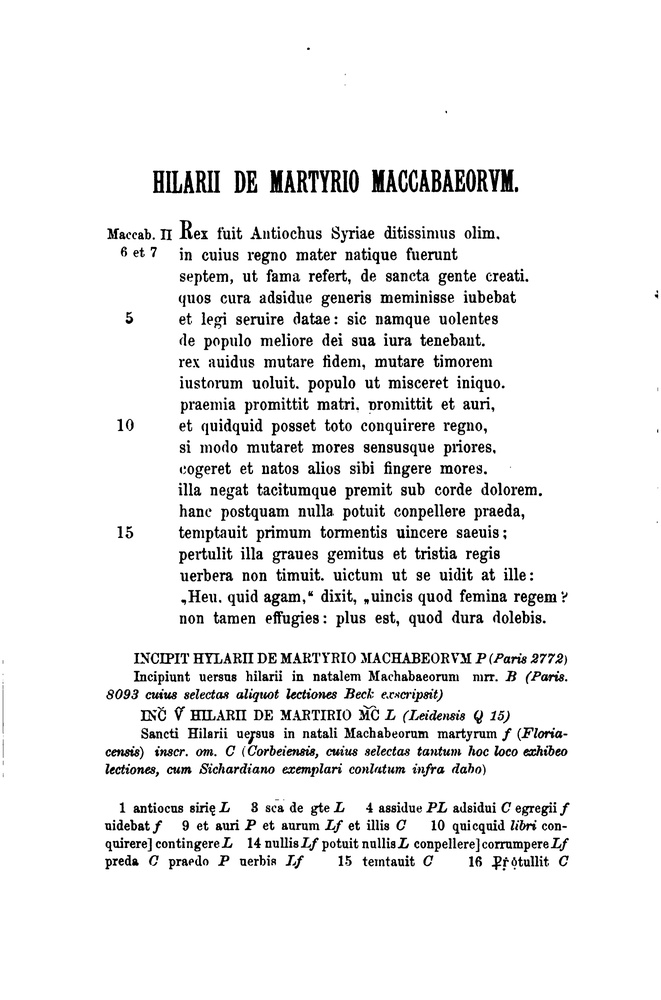
#> input picture Numerisation_du_patrimoine I/OCR_CdMM/Photos/1.jpg, 661 x 1000 px, shrunk from 3286 x 4974 before the run, found by its file name
$ jupyter execute --allow-errors OCR_CdMM.ipynb   (shell and % lines are left out)
#> lines starting #> are read from the running program, lines starting #| are printed output that depends on the picture; after the words box and inside, x2 and y2 are one past the last pixel; in counts of white or black regions, pixels touching at a corner belong together
## Océrisation du Carmen de martyrio Maccabaeorum

### Installation des librairies

[cell 1]
#On utilise Pytesseract qui lui-même utilise Tesseract, outil d'océrisation de Google.
#On utilise OpenCV pour manipuler aisément les images.

[cell 2]
import cv2
import numpy as np
import matplotlib.pyplot as plt
from PIL import Image
import pytesseract

[cell 3]
#On indique à Pytesseract où se situe l'exécutable Tesseract, préalablement installé sur notre machine.
pytesseract.pytesseract.tesseract_cmd = r'D:\Tesseract2\tesseract.exe'
#On affiche toutes les langues disponibles : Tesseract est notamment capable de traiter l'ancien français et le latin
print(pytesseract.get_languages(config=''))
#> (this line was passed over: pytesseract is not available in this run)
#> further down, img is the input picture: shape (1000, 661, 3); min 0, max 255, mean 237.5

### Essai de preprocessing

[cell 4]
#Mettre l'image en gris :
def get_grayscale(image):
    return cv2.cvtColor(image, cv2.COLOR_BGR2GRAY)

#Enlever le bruit tant que possible :
def remove_noise(image):
    return cv2.medianBlur(image,5)

#Ne garder que les pixels au-delà d'un certain seuil (= d'une certaine teinte de gris) :
def thresholding(image,adaptative,OTSU):
    #Nous fournissons deux autres variables :
    #La première mise à TRUE réalise un seuillage adaptatif
    #La seconde mise à TRUE et la première mise à FALSE réalise un seuillage de type OTSU
    #Si les deux sont mises à FALSE, on réalise un seuillage fixe
    #Les valeurs chiffrées correspondent à la fenêtre des valeurs retenues du pixel.
#> called with adaptative = False, OTSU = True
    if OTSU:
        (T, threshInv) = cv2.threshold(image, 0, 255,cv2.THRESH_BINARY_INV | cv2.THRESH_OTSU)
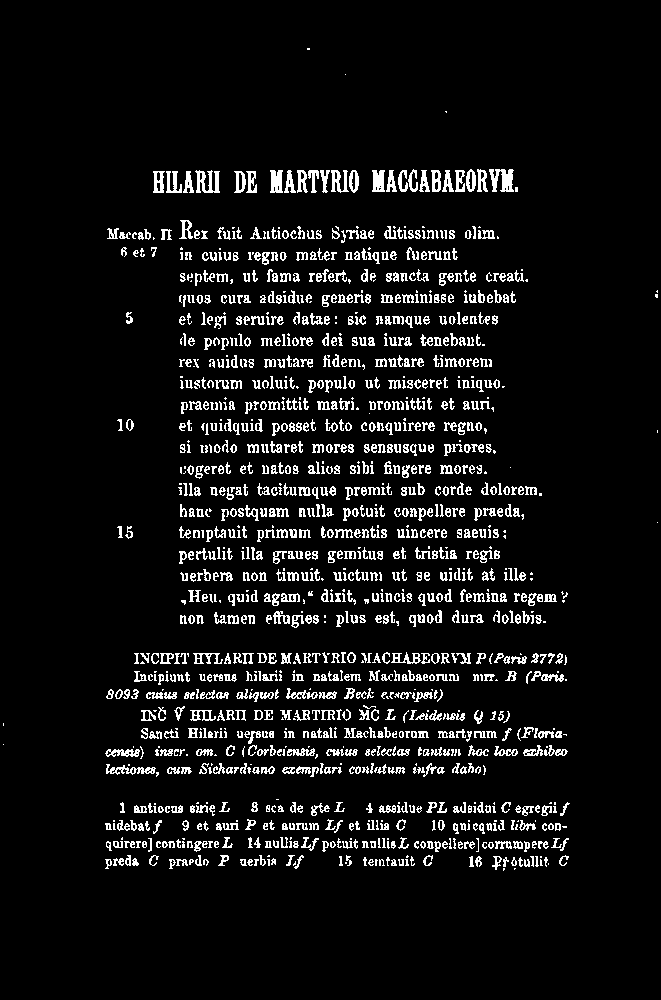
#> threshInv: shape (1000, 661); 7.4% white in thin lines or dots, all inside (x1, y1, x2, y2) = (3, 48, 658, 871)
#> T = 150
        print(T)
#| 150.0
        return threshInv
    if adaptative:
        return cv2.adaptiveThreshold(image,255,cv2.ADAPTIVE_THRESH_GAUSSIAN_C,cv2.THRESH_BINARY_INV,21,4)
    else:
        (T, threshInv) = cv2.threshold(image, 140, 255,cv2.THRESH_BINARY_INV)
        print(T)
        return threshInv

#Dilatation de l'image
def dilate(image):
    kernel = np.ones((5,5),np.uint8)
    return cv2.dilate(image, kernel, iterations = 1)

#Erosion de l'image
def erode(image):
    kernel = np.ones((5,5),np.uint8)
    return cv2.erode(image, kernel, iterations = 1)

#Erosion + dilatation
def opening(image):
    kernel = np.ones((5,5),np.uint8)
    return cv2.morphologyEx(image, cv2.MORPH_OPEN, kernel)
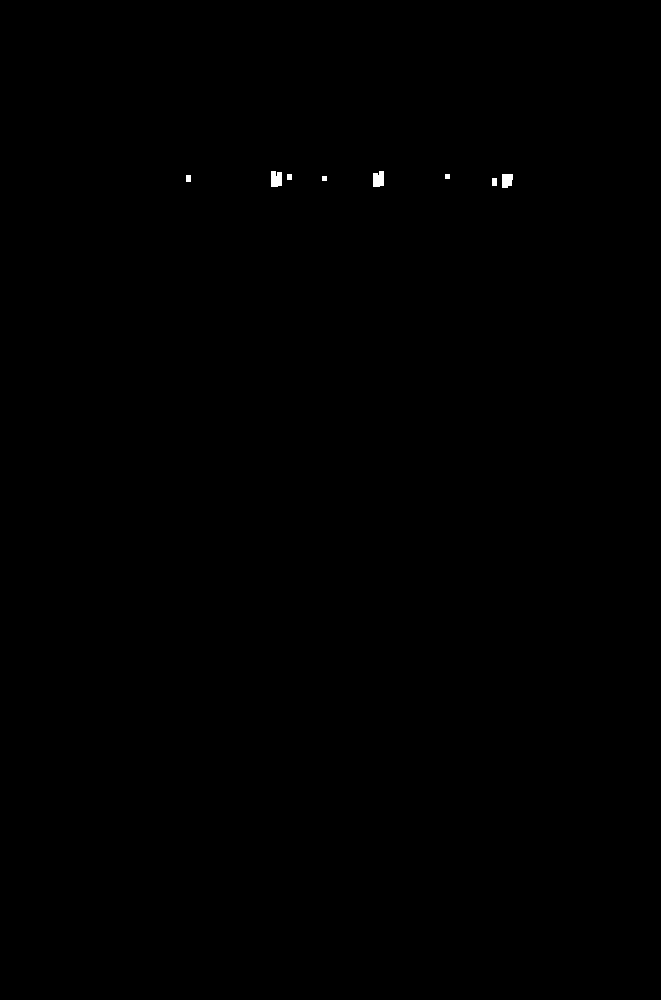
#> returned value: shape (1000, 661); 0.09% white; 8 white regions, largest, box (x1, y1, x2, y2) and area: (271, 171, 282, 187) 162, (373, 171, 384, 187) 158, (502, 174, 513, 188) 138

#Détection de type CANNY
def canny(image):
    return cv2.Canny(image, 100, 200)
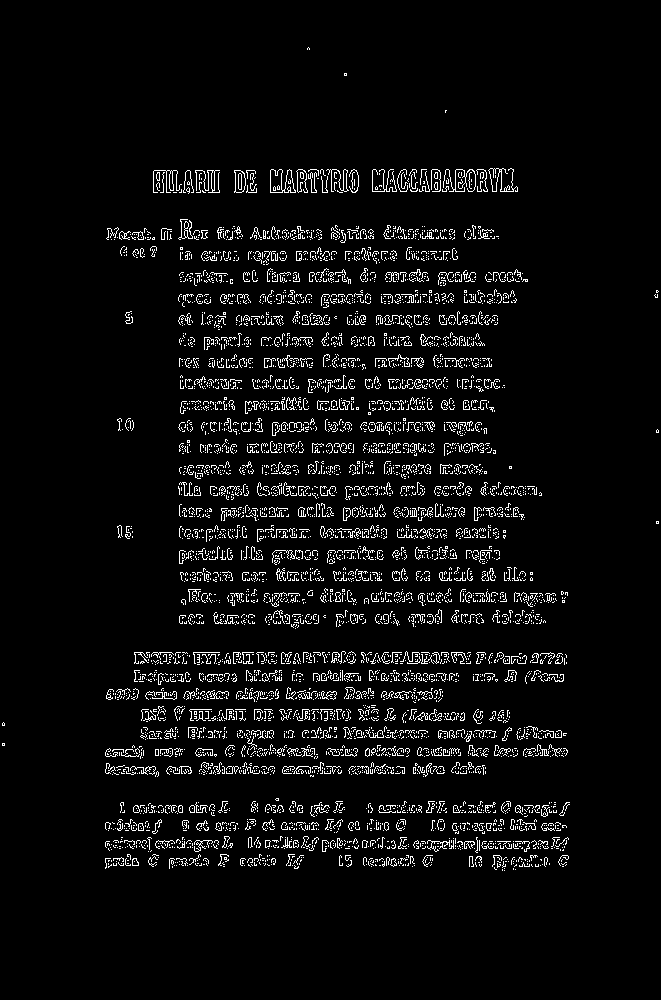
#> returned value: shape (1000, 661); 5% white in thin lines or dots, all inside (x1, y1, x2, y2) = (2, 47, 659, 871)

#skew correction
# [12 lines left out: function deskew, not called in this run]

#Comparaison avec un Template
def match_template(image, template):
    return cv2.matchTemplate(image, template, cv2.TM_CCOEFF_NORMED)

### Preprocessing avec une page témoin du Carmen

[cell 5]
#On ouvre notre image
img = cv2.imread('./CdMM/Photos/1.jpg')

#On affiche le texte
print(pytesseract.image_to_string(img, lang='lat'))

[cell 6]
#On ouvre notre image brute
img = cv2.imread('./CdMM/Photos/1.jpg')
#On l'affiche
fig, ax = plt.subplots(figsize=(10, 10))
ax.imshow(img, interpolation='nearest', aspect='auto',cmap='Greys')
plt.tight_layout()

[cell 7]
#On ouvre notre image brute :
img = cv2.imread('./CdMM/Photos/1.jpg')
#Gray sera notre image en teinte de gris :
gray = get_grayscale(img)
#Thresh sera notre image binarisée (FALSE = adaptatif ; TRUE = OTSU). La méthode retenue est celle d'OTSU.
thresh = thresholding(gray,False,True)
#Dilatation + érosion :
opening = opening(thresh)
#Canny
canny = canny(thresh)
#On va afficher le résultat après chaque méthode de preprocessing :
Liste_methode=[img,gray,thresh,opening,canny]
Nom_methode=["Image brute","Image en teinte de gris", "Avec seuil", "Opening", "Canny"]
for i in range(len(Liste_methode)):
    fig, ax = plt.subplots(figsize=(10, 10))
    ax.imshow(Liste_methode[i], interpolation='nearest', aspect='auto',cmap='Greys')
    plt.title("Pour la méthode :" + Nom_methode[i])
    plt.tight_layout()
#> this loop made 5 passes

$ run again, with Numerisation_du_patrimoine I/OCR_CdMM/Photos/12.jpg copied over Numerisation_du_patrimoine I/OCR_CdMM/Photos/1.jpg
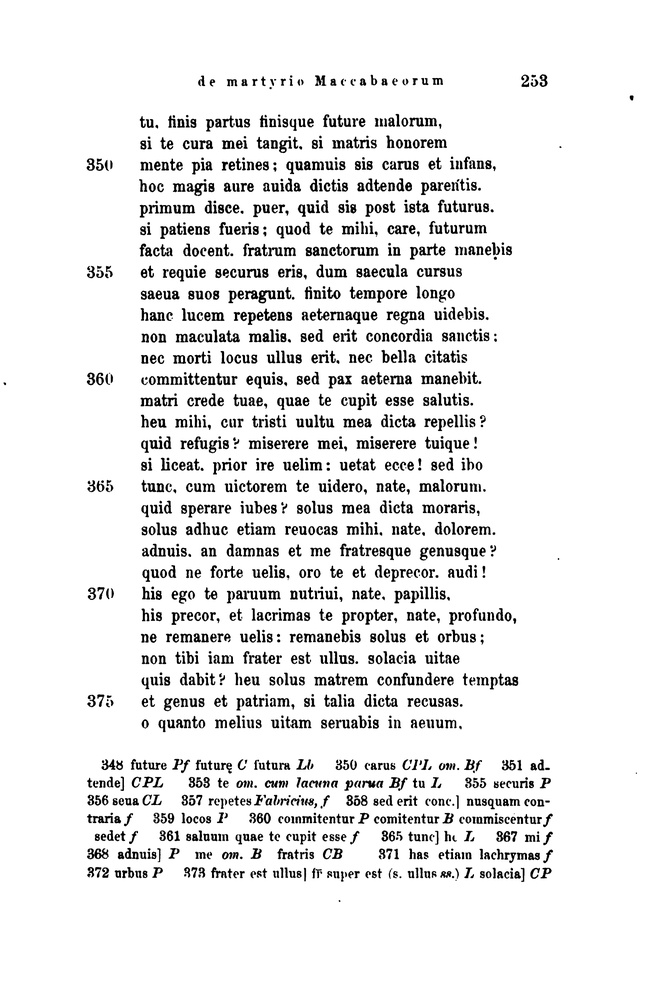
#> input picture Numerisation_du_patrimoine I/OCR_CdMM/Photos/12.jpg, 661 x 1000 px, shrunk from 3286 x 4974 before the run, found by its file name
#> img is the input picture: shape (1000, 661, 3); min 0, max 255, mean 234.9
#> in thresholding, `(T, threshInv) = cv2.threshold(image, 0, 255,cv2.THRESH_BINARY_INV | c..`:
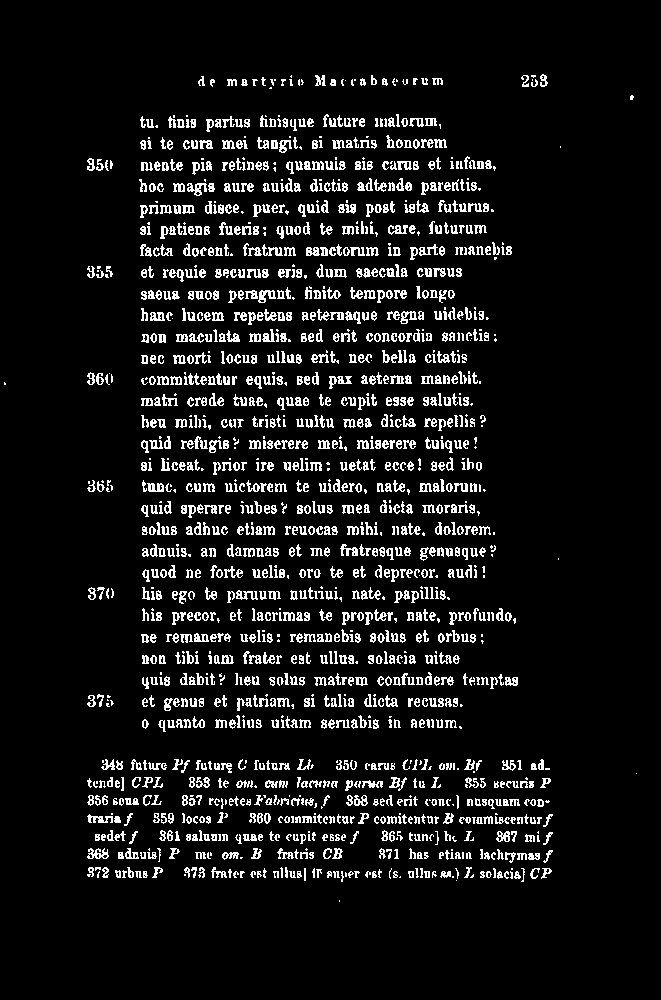
#> threshInv: shape (1000, 661); 8.5% white in thin lines or dots, all inside (x1, y1, x2, y2) = (4, 74, 637, 902)
#> T = 149
#| 149.0
#> in canny, `return cv2.Canny(image, 100, 200)`:
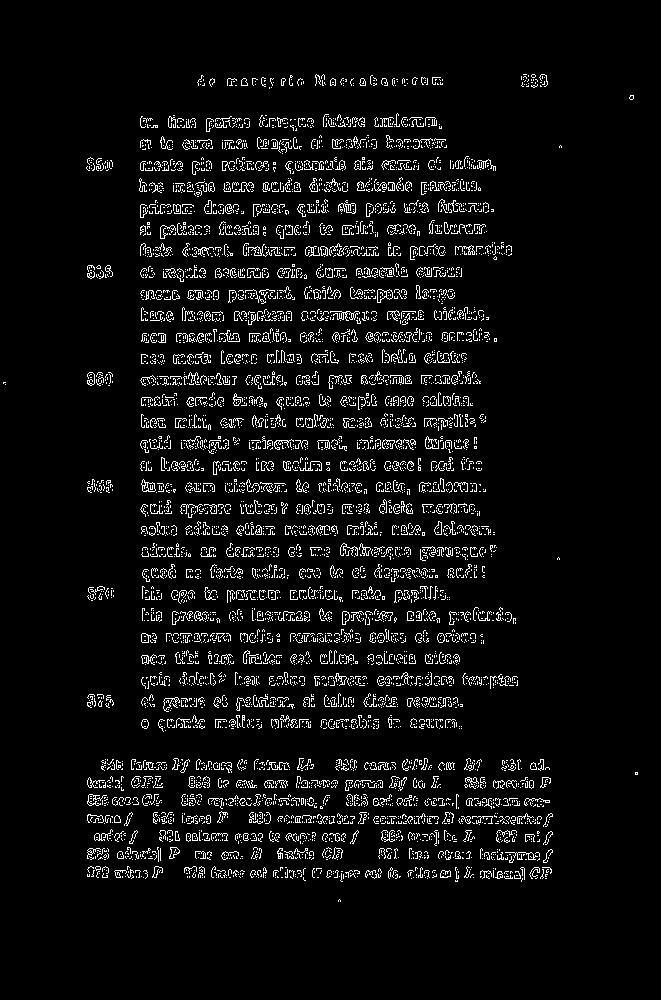
#> returned value: shape (1000, 661); 5.7% white in thin lines or dots, all inside (x1, y1, x2, y2) = (3, 74, 638, 902)
#> the loop `for i in range(len(Liste_methode)):` made 5 passes

$ run again, with Numerisation_du_patrimoine I/OCR_CdMM/Photos/13.jpg copied over Numerisation_du_patrimoine I/OCR_CdMM/Photos/1.jpg
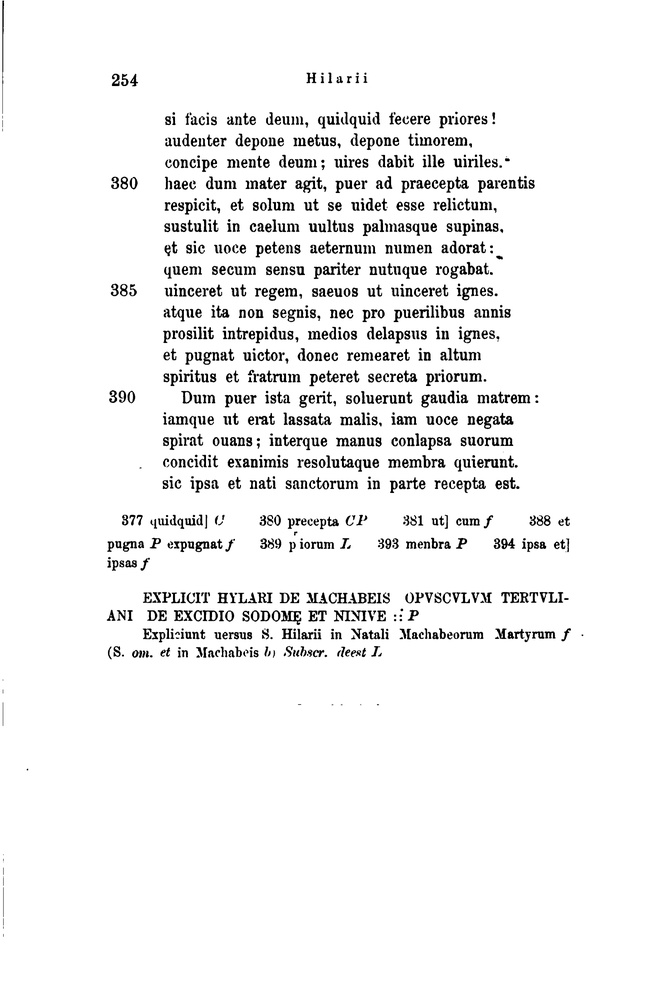
#> input picture Numerisation_du_patrimoine I/OCR_CdMM/Photos/13.jpg, 661 x 1000 px, shrunk from 3286 x 4974 before the run, found by its file name
#> img is the input picture: shape (1000, 661, 3); min 0, max 255, mean 242.2
#> in thresholding, `(T, threshInv) = cv2.threshold(image, 0, 255,cv2.THRESH_BINARY_INV | c..`:
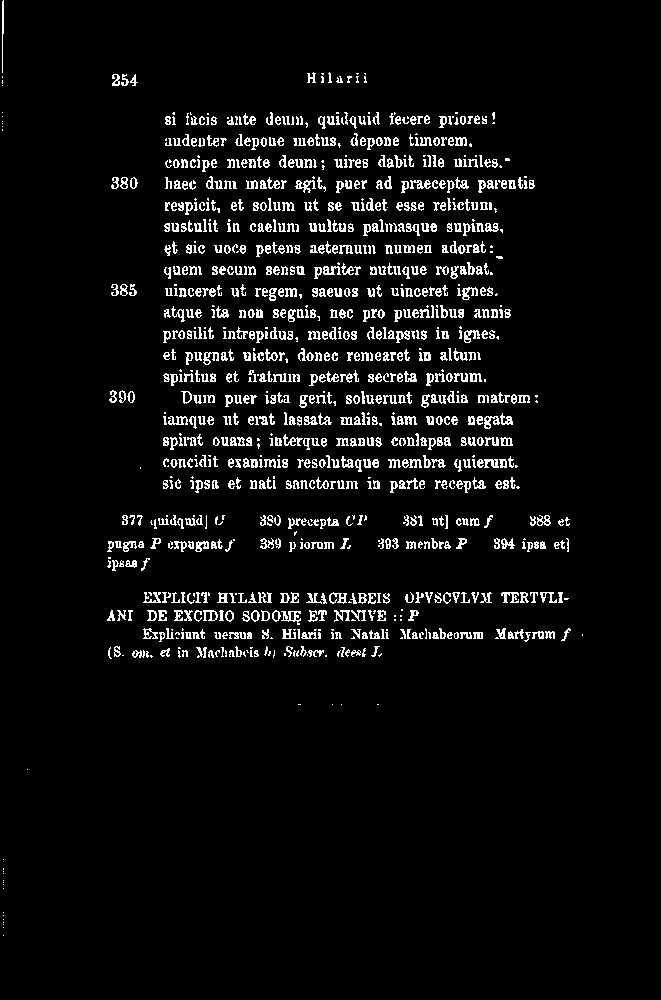
#> threshInv: shape (1000, 661); 5.4% white in thin lines or dots, all inside (x1, y1, x2, y2) = (2, 0, 583, 936)
#> T = 151
#| 151.0
#> in canny, `return cv2.Canny(image, 100, 200)`:
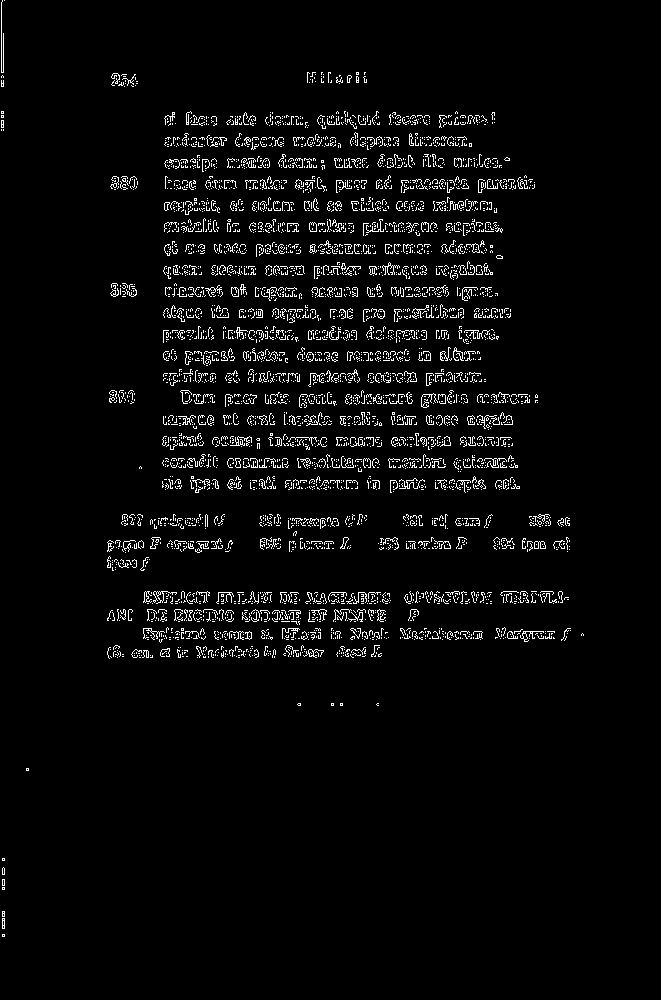
#> returned value: shape (1000, 661); 3.7% white in thin lines or dots, all inside (x1, y1, x2, y2) = (1, 0, 584, 937)
#> the loop `for i in range(len(Liste_methode)):` made 5 passes
